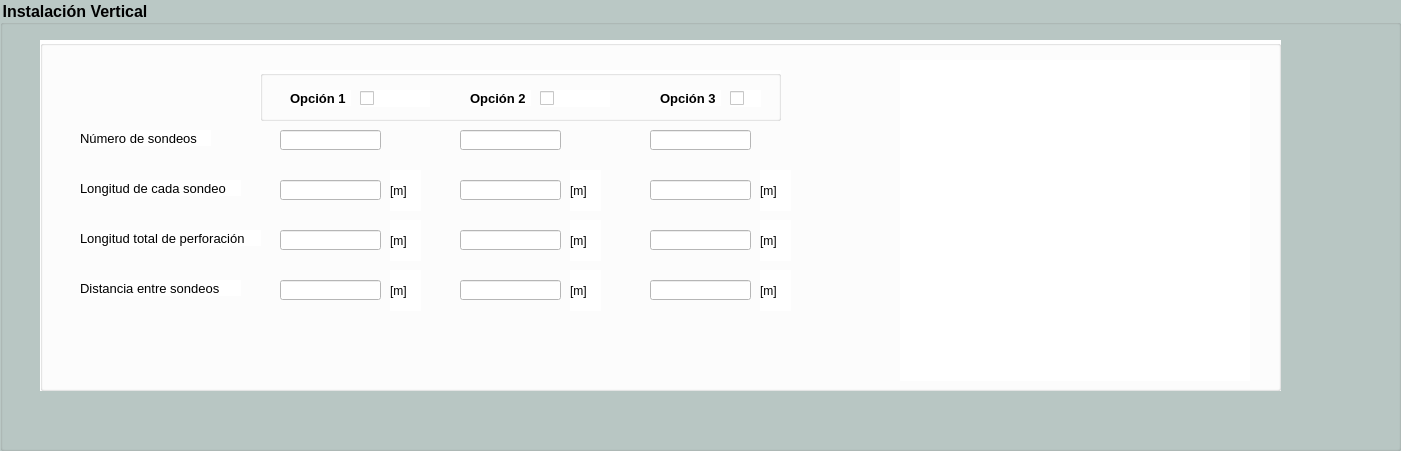
      <widget class="QGroupBox" name="gbinstvertsim">
       <property name="geometry">
        <rect>
         <x>60</x>
         <y>350</y>
         <width>1401</width>
         <height>451</height>
        </rect>
       </property>
       <property name="font">
        <font>
         <pointsize>12</pointsize>
         <weight>75</weight>
         <bold>true</bold>
        </font>
       </property>
       <property name="styleSheet">
        <string notr="true">background-color: rgb(186, 200, 197);</string>
       </property>
       <property name="title">
        <string>Instalación Vertical</string>
       </property>
       <widget class="QGroupBox" name="groupBox_13">
        <property name="geometry">
         <rect>
          <x>40</x>
          <y>40</y>
          <width>1241</width>
          <height>351</height>
         </rect>
        </property>
        <property name="styleSheet">
         <string notr="true">background-color: rgb(255, 255, 255);</string>
        </property>
        <property name="title">
         <string/>
        </property>
        <widget class="QLabel" name="lbm_5">
         <property name="geometry">
          <rect>
           <x>350</x>
           <y>230</y>
           <width>31</width>
           <height>41</height>
          </rect>
         </property>
         <property name="text">
          <string>[m]</string>
         </property>
        </widget>
        <widget class="QLineEdit" name="lenumsondeosvs">
         <property name="geometry">
          <rect>
           <x>240</x>
           <y>90</y>
           <width>101</width>
           <height>20</height>
          </rect>
         </property>
        </widget>
        <widget class="QLabel" name="lbm_16">
         <property name="geometry">
          <rect>
           <x>720</x>
           <y>230</y>
           <width>31</width>
           <height>41</height>
          </rect>
         </property>
         <property name="text">
          <string>[m]</string>
         </property>
        </widget>
        <widget class="QLabel" name="label_14">
         <property name="geometry">
          <rect>
           <x>40</x>
           <y>240</y>
           <width>161</width>
           <height>16</height>
          </rect>
         </property>
         <property name="font">
          <font>
           <pointsize>10</pointsize>
          </font>
         </property>
         <property name="text">
          <string>Distancia entre sondeos</string>
         </property>
        </widget>
        <widget class="QLineEdit" name="lediamperfovs_3">
         <property name="geometry">
          <rect>
           <x>610</x>
           <y>240</y>
           <width>101</width>
           <height>20</height>
          </rect>
         </property>
        </widget>
        <widget class="QLineEdit" name="lelongtotalvs">
         <property name="geometry">
          <rect>
           <x>240</x>
           <y>190</y>
           <width>101</width>
           <height>20</height>
          </rect>
         </property>
        </widget>
        <widget class="QLabel" name="lbm_7">
         <property name="geometry">
          <rect>
           <x>350</x>
           <y>130</y>
           <width>31</width>
           <height>41</height>
          </rect>
         </property>
         <property name="text">
          <string>[m]</string>
         </property>
        </widget>
        <widget class="QLabel" name="label_15">
         <property name="geometry">
          <rect>
           <x>40</x>
           <y>140</y>
           <width>161</width>
           <height>16</height>
          </rect>
         </property>
         <property name="font">
          <font>
           <pointsize>10</pointsize>
          </font>
         </property>
         <property name="text">
          <string>Longitud de cada sondeo</string>
         </property>
        </widget>
        <widget class="QLineEdit" name="lenumsondeosvs_3">
         <property name="geometry">
          <rect>
           <x>610</x>
           <y>90</y>
           <width>101</width>
           <height>20</height>
          </rect>
         </property>
        </widget>
        <widget class="QLabel" name="lbm_8">
         <property name="geometry">
          <rect>
           <x>530</x>
           <y>180</y>
           <width>31</width>
           <height>41</height>
          </rect>
         </property>
         <property name="text">
          <string>[m]</string>
         </property>
        </widget>
        <widget class="QLabel" name="lbm_15">
         <property name="geometry">
          <rect>
           <x>720</x>
           <y>130</y>
           <width>31</width>
           <height>41</height>
          </rect>
         </property>
         <property name="text">
          <string>[m]</string>
         </property>
        </widget>
        <widget class="QLineEdit" name="lelongtotalvs_3">
         <property name="geometry">
          <rect>
           <x>610</x>
           <y>190</y>
           <width>101</width>
           <height>20</height>
          </rect>
         </property>
        </widget>
        <widget class="QLabel" name="lbm_17">
         <property name="geometry">
          <rect>
           <x>720</x>
           <y>180</y>
           <width>31</width>
           <height>41</height>
          </rect>
         </property>
         <property name="text">
          <string>[m]</string>
         </property>
        </widget>
        <widget class="QLineEdit" name="lelongtotalvs_2">
         <property name="geometry">
          <rect>
           <x>420</x>
           <y>190</y>
           <width>101</width>
           <height>20</height>
          </rect>
         </property>
        </widget>
        <widget class="QGroupBox" name="groupBox_4">
         <property name="geometry">
          <rect>
           <x>220</x>
           <y>30</y>
           <width>521</width>
           <height>51</height>
          </rect>
         </property>
         <property name="title">
          <string/>
         </property>
         <widget class="QCheckBox" name="cbop3">
          <property name="geometry">
           <rect>
            <x>470</x>
            <y>20</y>
            <width>31</width>
            <height>17</height>
           </rect>
          </property>
          <property name="text">
           <string/>
          </property>
          <property name="autoExclusive">
           <bool>true</bool>
          </property>
         </widget>
         <widget class="QLabel" name="label_27">
          <property name="geometry">
           <rect>
            <x>400</x>
            <y>20</y>
            <width>61</width>
            <height>16</height>
           </rect>
          </property>
          <property name="font">
           <font>
            <pointsize>10</pointsize>
            <weight>75</weight>
            <bold>true</bold>
           </font>
          </property>
          <property name="text">
           <string>Opción 3</string>
          </property>
         </widget>
         <widget class="QCheckBox" name="cbop1">
          <property name="geometry">
           <rect>
            <x>100</x>
            <y>20</y>
            <width>70</width>
            <height>17</height>
           </rect>
          </property>
          <property name="text">
           <string/>
          </property>
          <property name="autoExclusive">
           <bool>true</bool>
          </property>
         </widget>
         <widget class="QCheckBox" name="cbop2">
          <property name="geometry">
           <rect>
            <x>280</x>
            <y>20</y>
            <width>70</width>
            <height>17</height>
           </rect>
          </property>
          <property name="text">
           <string/>
          </property>
          <property name="autoExclusive">
           <bool>true</bool>
          </property>
         </widget>
         <widget class="QLabel" name="label_26">
          <property name="geometry">
           <rect>
            <x>210</x>
            <y>20</y>
            <width>61</width>
            <height>16</height>
           </rect>
          </property>
          <property name="font">
           <font>
            <pointsize>10</pointsize>
            <weight>75</weight>
            <bold>true</bold>
           </font>
          </property>
          <property name="text">
           <string>Opción 2</string>
          </property>
         </widget>
         <widget class="QLabel" name="label_25">
          <property name="geometry">
           <rect>
            <x>30</x>
            <y>20</y>
            <width>61</width>
            <height>16</height>
           </rect>
          </property>
          <property name="font">
           <font>
            <pointsize>10</pointsize>
            <weight>75</weight>
            <bold>true</bold>
           </font>
          </property>
          <property name="text">
           <string>Opción 1</string>
          </property>
         </widget>
        </widget>
        <widget class="QLabel" name="lbvsimple">
         <property name="geometry">
          <rect>
           <x>860</x>
           <y>20</y>
           <width>350</width>
           <height>321</height>
          </rect>
         </property>
         <property name="styleSheet">
          <string notr="true">border-image: url(:/ccr/simple.png);</string>
         </property>
         <property name="text">
          <string/>
         </property>
        </widget>
        <widget class="QLineEdit" name="lelongsondeovs_3">
         <property name="geometry">
          <rect>
           <x>610</x>
           <y>140</y>
           <width>101</width>
           <height>20</height>
          </rect>
         </property>
        </widget>
        <widget class="QLineEdit" name="lenumsondeosvs_2">
         <property name="geometry">
          <rect>
           <x>420</x>
           <y>90</y>
           <width>101</width>
           <height>20</height>
          </rect>
         </property>
        </widget>
        <widget class="QLineEdit" name="lediamperfovs">
         <property name="geometry">
          <rect>
           <x>240</x>
           <y>240</y>
           <width>101</width>
           <height>20</height>
          </rect>
         </property>
        </widget>
        <widget class="QLineEdit" name="lelongsondeovs_2">
         <property name="geometry">
          <rect>
           <x>420</x>
           <y>140</y>
           <width>101</width>
           <height>20</height>
          </rect>
         </property>
        </widget>
        <widget class="QLineEdit" name="lelongsondeovs">
         <property name="geometry">
          <rect>
           <x>240</x>
           <y>140</y>
           <width>101</width>
           <height>20</height>
          </rect>
         </property>
        </widget>
        <widget class="QLabel" name="label_16">
         <property name="geometry">
          <rect>
           <x>40</x>
           <y>190</y>
           <width>181</width>
           <height>16</height>
          </rect>
         </property>
         <property name="font">
          <font>
           <pointsize>10</pointsize>
          </font>
         </property>
         <property name="text">
          <string>Longitud total de perforación</string>
         </property>
        </widget>
        <widget class="QLabel" name="label_13">
         <property name="geometry">
          <rect>
           <x>40</x>
           <y>90</y>
           <width>131</width>
           <height>16</height>
          </rect>
         </property>
         <property name="font">
          <font>
           <pointsize>10</pointsize>
          </font>
         </property>
         <property name="text">
          <string>Número de sondeos</string>
         </property>
        </widget>
        <widget class="QLabel" name="lbm_9">
         <property name="geometry">
          <rect>
           <x>530</x>
           <y>230</y>
           <width>31</width>
           <height>41</height>
          </rect>
         </property>
         <property name="text">
          <string>[m]</string>
         </property>
        </widget>
        <widget class="QLabel" name="lbm_10">
         <property name="geometry">
          <rect>
           <x>530</x>
           <y>130</y>
           <width>31</width>
           <height>41</height>
          </rect>
         </property>
         <property name="text">
          <string>[m]</string>
         </property>
        </widget>
        <widget class="QLabel" name="lbm_6">
         <property name="geometry">
          <rect>
           <x>350</x>
           <y>180</y>
           <width>31</width>
           <height>41</height>
          </rect>
         </property>
         <property name="text">
          <string>[m]</string>
         </property>
        </widget>
        <widget class="QLineEdit" name="lediamperfovs_2">
         <property name="geometry">
          <rect>
           <x>420</x>
           <y>240</y>
           <width>101</width>
           <height>20</height>
          </rect>
         </property>
        </widget>
       </widget>
      </widget>
